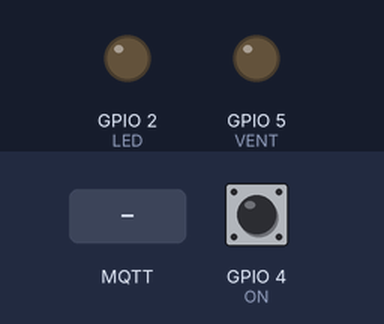
Recording of a sketch running on a simulated ESP32. Parts: output pins drawn as LEDs (lit = HIGH). The test bench sets the inputs (shaded band); at power-on: GPIO 4 (ON) HIGH. WiFi joins after 1.5 s; servers stay silent unless stated; no MQTT or app messages arrive unless stated; what the sketch prints to the serial monitor is not drawn.

Above: at 2.7 s.
2.8 s: GPIO 4 (ON) pulled LOW for 3.2 s
At 6.6 s:
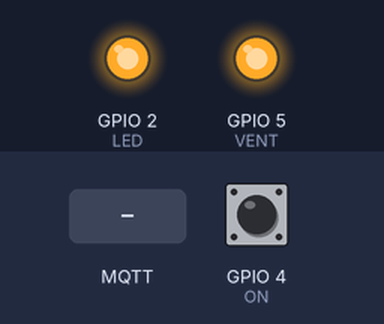
10.5 s: MQTT message "0" arrives on the first subscribed topic
At 11.2 s:
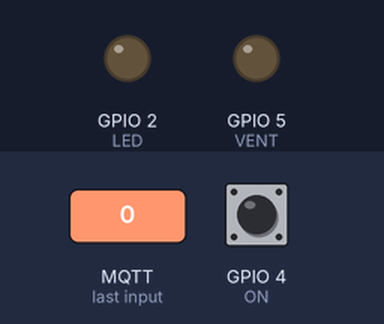
12.0 s: GPIO 4 (ON) pulled LOW for 0.15 s
At 12.4 s:
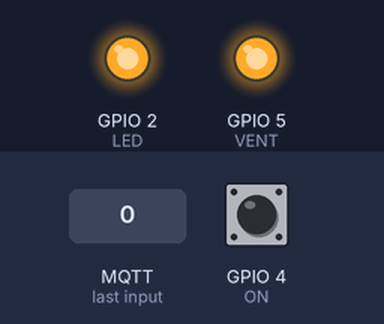
Timing chart, 0 to 14.6 s (numbered marks = the images above; inputs shaded):
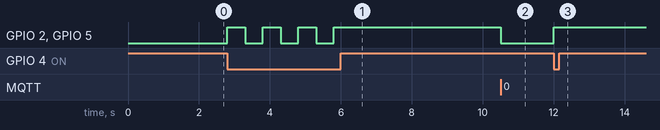

Measured:
- after the input at 2.8 s, GPIO 2 (LED), GPIO 5 (VENT): alternates HIGH for 0.50 s and LOW for 0.50 s, 7 changes in all, then stays HIGH, starting at once
- after the input at 10.5 s, GPIO 2 (LED), GPIO 5 (VENT): HIGH → LOW at once
- after the input at 12.0 s, GPIO 2 (LED), GPIO 5 (VENT): LOW → HIGH at once

The sketch:

sprint3.ino
```cpp
#include <WiFi.h>
#include <PubSubClient.h>
#include <WiFiClientSecure.h>
#include <math.h>
#include <iostream>
#include <string> // Pour std::string, std::to_string

//#include <DHT.h>
#include <SPI.h>

//LCD
#include <Wire.h>
#include "rgb_lcd.h"

rgb_lcd lcd;

const int colorR = 0;
const int colorG = 255;
const int colorB = 0;

#define LED 2
#define ON 4
#define VENT 5

#define TIN 33 //Sensor v1.2
#define TOUT 32 //LM35
//#define DHTTYPE DHT22


//DHT dht(TOUT, DHTTYPE, 15);

//CONSTANTES CALCUL ENERGIE
#define CAPA_THERMIQUE_AIR 1005
#define DEBIT_AIR 0.0218

// Paramètres WiFi
const char* ssid = "Pixel_2035";
const char* password = "chauffage";

// Paramètres du broker MQTT
const char* mqtt_server = "3f68ce49b7714ea2ac988e755d35fd99.s1.eu.hivemq.cloud";
const int mqtt_port = 8883;  // Port MQTT avec SSL

// Identifiants MQTT
const char* mqtt_user = "chauffapagnan";
const char* mqtt_password = "Chauffapagnan24";

WiFiClientSecure espClient;
PubSubClient client(espClient);

bool on = false;

//tempin
const float B = 4275.0;
const float R0 = 100000.0;

float temp_p = 0.0;
bool automatic = false; //gère si notre chauffage fonctionne en mode automatique ou manuel

//tempout

void setup_wifi() {
  delay(10);
  // Connexion au réseau WiFi
  Serial.println();
  Serial.print("Connecting to ");
  Serial.println(ssid);
  WiFi.begin(ssid, password);
  while (WiFi.status() != WL_CONNECTED) {
    delay(500);
    Serial.print(".");
  }
  Serial.println("");
  Serial.println("WiFi connected");
  Serial.println("IP address: ");
  Serial.println(WiFi.localIP());
}

void reconnect() {
  // Loop until we're reconnected
  while (!client.connected()) {
    Serial.print("Attempting MQTT connection...");
    // Attempt to connect
    if (client.connect("ESP32Client", mqtt_user, mqtt_password)) {
      Serial.println("connected");
      // Once connected, publish an announcement...
      client.publish("INIT_ESP", "hello world");
      // ... and resubscribe
      client.subscribe("CONTROL/ONOFF");
      client.subscribe("CONTROL/TEMP");
    } else {
      Serial.print("failed, rc=");
      Serial.print(client.state());
      Serial.println(" try again in 5 seconds");
      // Wait 5 seconds before retrying
      delay(5000);
    }
  }
}

//--------------------------------------------------------------------------------------------------------------------------------------------

void callback(char* topic, byte* payload, unsigned int length) {
  Serial.print("Message arrived [");
  Serial.print(topic);
  Serial.print("] ");

  //transforme le message en string
  char msg[length];
  for (int i = 0; i < length; i++) {
    msg[i] = (char) payload[i];
  }
  msg[length] = '\0';
  Serial.print(msg);
  Serial.print("\n");

  if(strcmp(topic, "CONTROL/ONOFF")==0){
    //comparaison pour savoir si on allume ou éteint
    automatic = false;
    if(strcmp(msg, "1")==0){
      setOn();
    }
    if(strcmp(msg, "0")==0){
      setOff();
    }
  }
  else if(strcmp(topic, "CONTROL/TEMP")==0){
    try{
      float t = std::stof(msg);
      setTemp(t);
    }
    catch (const std::invalid_argument& e){
      Serial.println("Erreur : entrée invalide");
    }
  }
}


void setup() {
  Serial.begin(115200);
  setup_wifi();
  client.setServer(mqtt_server, mqtt_port);
  client.setCallback(callback);

  // Configuration de la connexion SSL/TLS
  espClient.setInsecure();
  //espClient.setCACert(nullptr); // Aucun certificat requis

    //Init des pins
  pinMode(LED, OUTPUT);
  pinMode(ON, INPUT_PULLUP);
  pinMode(VENT, OUTPUT);

  pinMode(TIN, INPUT);
  pinMode(TOUT, INPUT);
  //dht.begin();

  // set up the LCD's number of columns and rows:
  //lcd.begin(16, 2);

  //lcd.setRGB(colorR, colorG, colorB);
  //lcd.setCursor(0, 0);
  // Print a message to the LCD.
  //lcd.print("hello, world!");
}

void loop() {
  //Gestion des messages
  if (!client.connected()) {
    reconnect();
  }
  client.loop();

  //Serial.println(digitalRead(ON));

  //Gestion allumage manuel
  if (digitalRead(ON) == LOW){// Si le bouton est enfoncé (bas)
    automatic = false;
    Serial.print("ALLUMAGE MANUEL : ");
    Serial.println(on ? "ON" : "OFF");
    if(on == 1){
      setOff();
    }
    else{
      setOn();
    }
    delay(500);
  }

  if(automatic == 1){
    checkTemp();
  }

}

void setOn(){
  on = true;
  Serial.print("JE M'ALLUME\n");
  digitalWrite(LED, HIGH);
  digitalWrite(VENT, HIGH);
  client.publish("CONTROL/ACK", "1");
}

void setOff(){
  on = false;
  Serial.print("JE M'ÉTEINT\n");
  digitalWrite(LED, LOW);
  digitalWrite(VENT, LOW);
  client.publish("CONTROL/ACK", "0");
}

//Automatique
void setTemp(float t){
  automatic = true;
  temp_p = static_cast<int>(t * 10) / 10.0;
  Serial.print("Je mets la temp_p à ");
  Serial.print(temp_p);
  Serial.println(" °C");

  char buffer[10]; // Définir une taille suffisante pour contenir votre nombre avec sa partie décimale

  // Utiliser dtostrf() pour convertir le float en string
  dtostrf(temp_p, 3, 1, buffer); // 6 : largeur totale, 2 : nombre de décimales
  client.publish("DATA/TEMP-TARGET", buffer);
}

void  checkTemp(){
  // Gestion température
  float tin = analogRead(TIN);
  float R = 4095.0/tin-1.0;
  R = R0*R;
  float temp_i = 1.0/(log(R/R0)/B+1/298.15)-273.15; // convert to temperature via datasheet

  Serial.print("temp_i à ");
  Serial.print(temp_i);
  Serial.print(" °C - ");

  delay(500);

  //CODE LM35
  //temp_o
  float tout = analogRead(TOUT);
  // convert the ADC value to voltage in millivolt
  float milliVolt = tout * (3300.0 / 4096.0);
  // convert the voltage to the temperature in °C
  float temp_o = (milliVolt / 10) + 10;

  //CODE DHT22
  //delay(2000);

  //float temp_o = dht.readTemperature();
  Serial.print("temp_o à ");
  Serial.print(temp_o);
  Serial.println(" °C");


  //Gestion allumage avec température
  int delta = 1;
  if(temp_i < temp_p && temp_o > temp_i + delta && on == 0){ //température intérieure pas assez chaude et tempéraute exterieure assez chaude
    setOn();
  }
  else if(on == 1){ //à voir si on rajoute -delta
    if(temp_i > temp_p + delta){ //trop chaud dedans, on éteint le chauffage
      Serial.println("Température atteinte, plus besoin de chauffer");
      setOff();
    }
    if(temp_o + delta <= temp_i){ //trop froid pour chauffer, on éteint le chauffage
      Serial.println("Il fait trop froid dehors pour chauffer");
      setOff();
    }
  }
}
```
